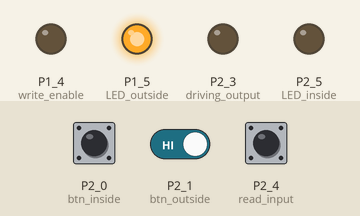
A sketch run on a simulated TI MSP430 LaunchPad. Shown: output pins drawn as LEDs (lit = HIGH). The test bench sets the inputs (shaded band); at power-on: P2_0 (btn_inside) HIGH, P2_4 (read_input) HIGH, P2_1 (btn_outside) HIGH.

Above: at 1.2 s.
1.3 s: P2_0 (btn_inside) pulled LOW for 0.15 s
At 1.41 s:
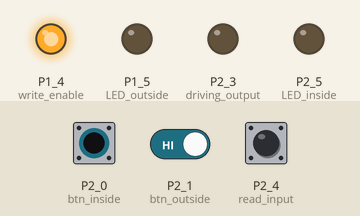
3.0 s: P2_4 (read_input) pulled LOW for 0.15 s
At 3.1 s:
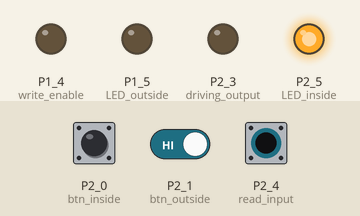
4.6 s: P2_0 (btn_inside) pulled LOW for 1 s
At 6.8 s:
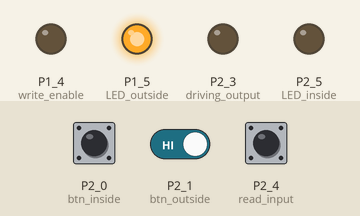
7.1 s: P2_0 (btn_inside) pulled LOW for 3.2 s
At 8.3 s:
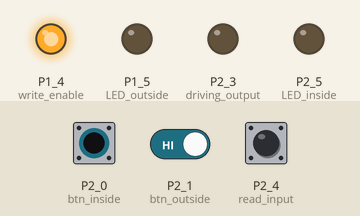
11.8 s: P2_4 (read_input) pulled LOW for 3.2 s
At 13.1 s:
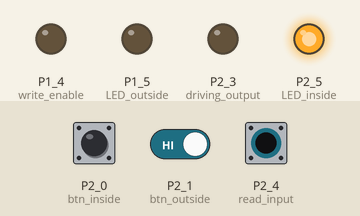
16.5 s: P2_0 (btn_inside) driven LOW and P2_1 (btn_outside) driven LOW
At 17.4 s:
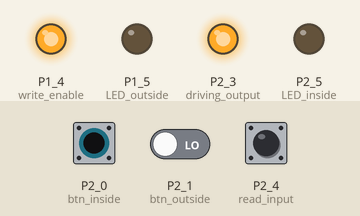
Timing chart, 0 to 19.0 s (numbered marks = the images above; inputs shaded):
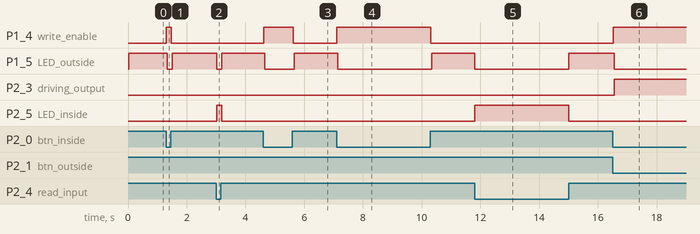

Measured:
- after the input at 1.3 s, P1_4 (write_enable): LOW → HIGH at once, → LOW 0.17 s later; P1_5 (LED_outside): HIGH → LOW at once, → HIGH 0.17 s later
- after the input at 3.0 s, P1_5 (LED_outside): HIGH → LOW at once, → HIGH 0.17 s later; P2_5 (LED_inside): LOW → HIGH at once, → LOW 0.17 s later
- after the input at 4.6 s, P1_4 (write_enable): LOW → HIGH at once, → LOW 1.0 s later; P1_5 (LED_outside): HIGH → LOW after 0.06 s, → HIGH 1.0 s later
- after the input at 7.1 s, P1_4 (write_enable): LOW → HIGH at once, → LOW 3.2 s later; P1_5 (LED_outside): HIGH → LOW at once, → HIGH 3.2 s later
- after the input at 11.8 s, P1_5 (LED_outside): HIGH → LOW at once, → HIGH 3.2 s later; P2_5 (LED_inside): LOW → HIGH at once, → LOW 3.2 s later
- after the input at 16.5 s, P1_4 (write_enable): LOW → HIGH at once; P1_5 (LED_outside): HIGH → LOW after 0.06 s; P2_3 (driving_output): LOW → HIGH after 0.06 s

The sketch:

sketch_rs485.ino
```cpp
void setup()
{
  pinMode(P1_4, OUTPUT); //write enable
  pinMode(P2_4, INPUT_PULLUP); //read input
  pinMode(P2_3, OUTPUT); //driving output
  pinMode(P2_5, OUTPUT);//LED inside
  pinMode(P1_5, OUTPUT);//LED outside
  pinMode(P2_0, INPUT_PULLUP);//btn inside
  pinMode(P2_1, INPUT_PULLUP);//btn outside
//  digitalWrite(P1_4, HIGH);
//  digitalWrite(P1_5, LOW);
}
//1.4 select
//2.3 output
int output = LOW;
void loop()
{
  if (digitalRead(P2_0) == HIGH) {
    digitalWrite(P1_4, LOW);
    delay(32);
    digitalWrite(P1_5, digitalRead(P2_4));
    digitalWrite(P2_5, 1 - digitalRead(P2_4));
    digitalWrite(P2_3, LOW);
  } else {
    digitalWrite(P1_4, HIGH);
    delay(32);
    digitalWrite(P1_5, LOW);
    digitalWrite(P2_5, LOW);
    digitalWrite(P2_3, 1 - digitalRead(P2_1));
  }

//  output = 1 - output;
  delay(10);
}
```
